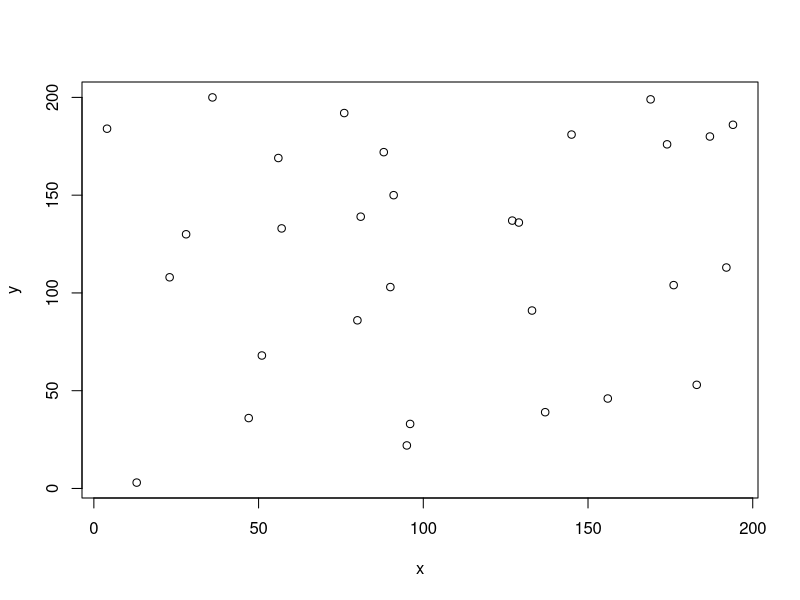
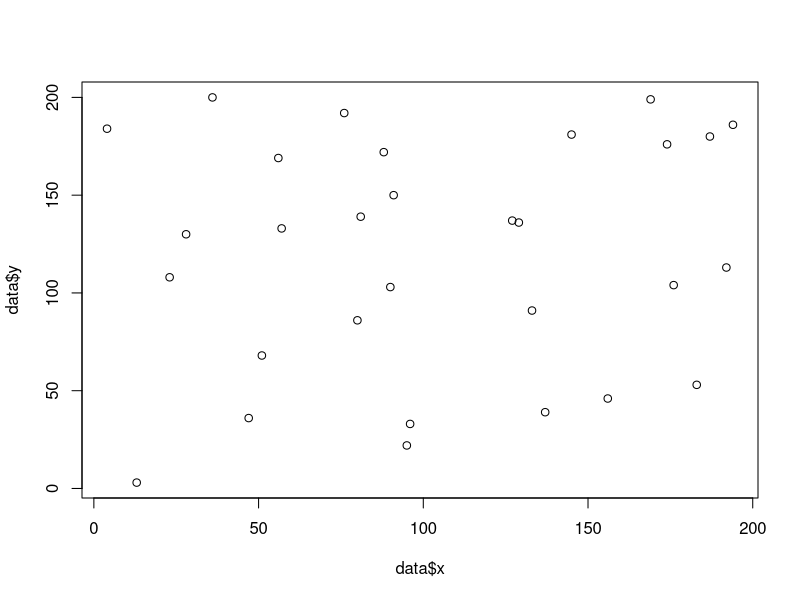
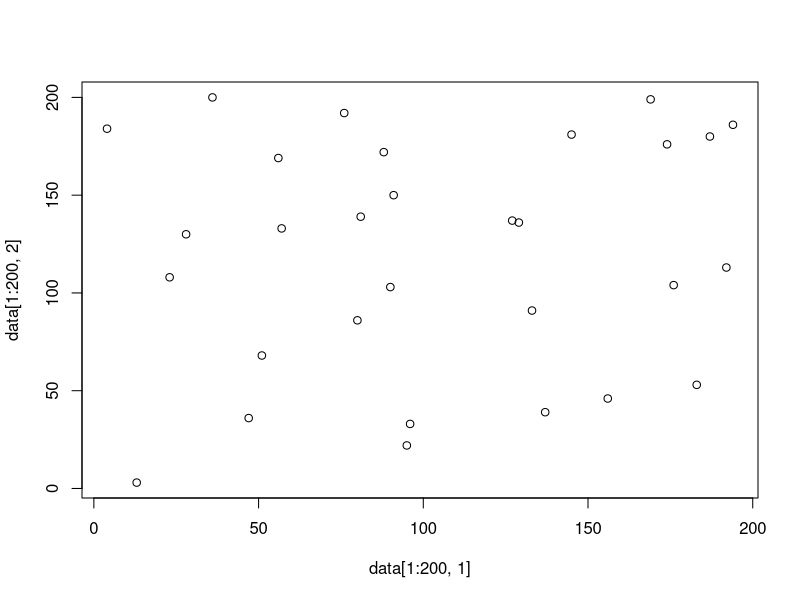

Write R code to recreate these figures, in order.
## ---- chunk 1
sample(x = 1:200, size = 30)
## ---- chunk 2
x <- sample(x = 1:200, size = 30)
y <- sample(x = 1:200, size = 30)
## ---- chunk 3
data <- data.frame(x,y)
## ---- chunk 4
plot(data)

## ---- chunk 5
plot(data$x, data$y)
## ---- chunk 6
plot(data[1:200,1],data[1:200,2])
